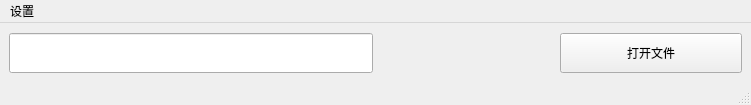
<?xml version="1.0" encoding="UTF-8"?>
<ui version="4.0">
 <class>MainWindow</class>
 <widget class="QMainWindow" name="MainWindow">
  <property name="geometry">
   <rect>
    <x>0</x>
    <y>0</y>
    <width>751</width>
    <height>105</height>
   </rect>
  </property>
  <property name="windowTitle">
   <string>MainWindow</string>
  </property>
  <widget class="QWidget" name="centralwidget">
   <layout class="QVBoxLayout" name="verticalLayout_2" stretch="1">
    <item>
     <layout class="QHBoxLayout" name="horizontalLayout" stretch="2,1,1">
      <item>
       <widget class="QLineEdit" name="fileDir">
        <property name="minimumSize">
         <size>
          <width>0</width>
          <height>40</height>
         </size>
        </property>
        <property name="echoMode">
         <enum>QLineEdit::Normal</enum>
        </property>
        <property name="readOnly">
         <bool>true</bool>
        </property>
       </widget>
      </item>
      <item>
       <spacer name="horizontalSpacer_3">
        <property name="orientation">
         <enum>Qt::Horizontal</enum>
        </property>
        <property name="sizeHint" stdset="0">
         <size>
          <width>40</width>
          <height>20</height>
         </size>
        </property>
       </spacer>
      </item>
      <item>
       <widget class="QPushButton" name="openFile">
        <property name="minimumSize">
         <size>
          <width>0</width>
          <height>40</height>
         </size>
        </property>
        <property name="text">
         <string>打开文件</string>
        </property>
       </widget>
      </item>
     </layout>
    </item>
   </layout>
  </widget>
  <widget class="QMenuBar" name="menubar">
   <property name="geometry">
    <rect>
     <x>0</x>
     <y>0</y>
     <width>751</width>
     <height>23</height>
    </rect>
   </property>
   <widget class="QMenu" name="menu">
    <property name="title">
     <string>设置</string>
    </property>
    <addaction name="actionUDP"/>
   </widget>
   <addaction name="menu"/>
  </widget>
  <widget class="QStatusBar" name="statusbar"/>
  <action name="actionUDP">
   <property name="text">
    <string>UDP</string>
   </property>
  </action>
 </widget>
 <resources/>
 <connections/>
</ui>
